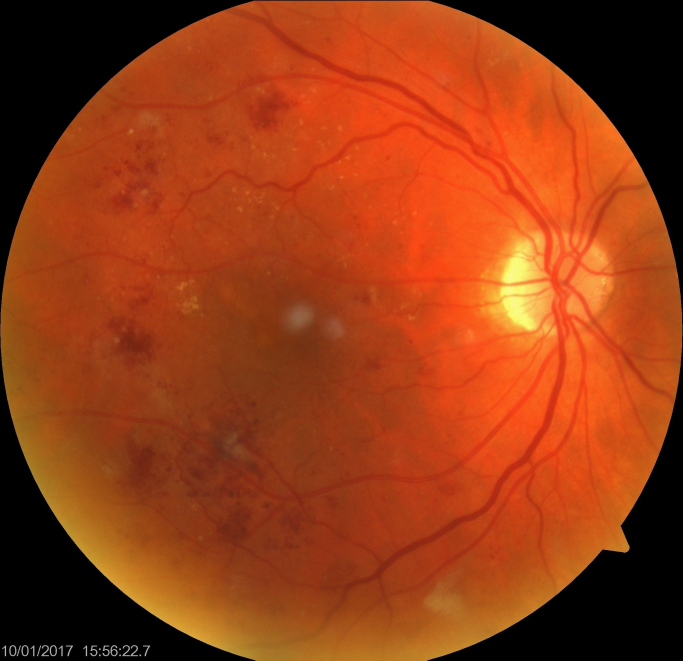
#> input picture IPPR_lab/eye.jpg, 2048 x 1982 px (shown at 1/3 size); the run also reads 1 picture not shown here
$ jupyter execute --allow-errors IPPR.ipynb
#> lines starting #> are read from the running program, lines starting #| are printed output that depends on the picture
# LAB 1

[cell 1]
import cv2
import matplotlib.pyplot as plt

[cell 2]
image = cv2.imread("eye.jpg")
#> image is the input picture: shape (1982, 2048, 3); mean B, G, R 20.9, 60.4, 149.9

[cell 3]
# image = cv2.resize(image,(150,150))

[cell 4]
image1 = cv2.resize(image,(224,224))

[cell 5]
image2 = cv2.cvtColor(image1,cv2.COLOR_BGR2RGB)

[cell 6]
plt.imshow(image2)

[cell 7]
lab = cv2.cvtColor(image2,cv2.COLOR_RGB2LAB)
#> lab: shape (224, 224, 3); mean of channels 0, 1, 2 95.6, 161.8, 167.3
l,a,b = cv2.split(lab)
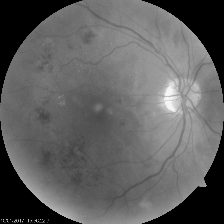
#> l: shape (224, 224); min 0, max 246, mean 95.6
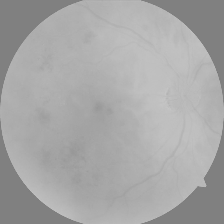
#> b: shape (224, 224); min 119, max 197, mean 167.3

[cell 8]
flatten = a.flatten()

plt.hist(flatten,50,[0,255],color="b")
plt.show()
#> figure, not shown here; tallest bar 9665 high, from x = 127.5 to 132.6

[cell 9]
#hisogram equalization
histogram = cv2.equalizeHist(l)
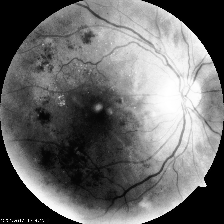
#> histogram: shape (224, 224); min 0, max 255, mean 106
plt.hist(histogram.flatten(),40,[0,255],color="g")
plt.show()
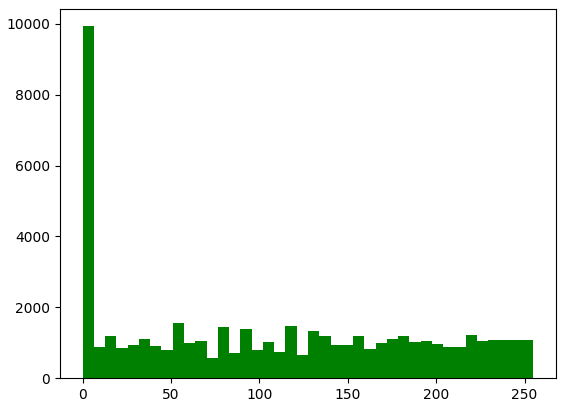
#> figure drawn by matplotlib, 1 panel; tallest bar 9931 high, from x = 0 to 6.38

[cell 10]
import numpy as np

[cell 11]
np.unique(histogram.flatten())
#> Out = 98 values from 0 to 255

[cell 12]
merge1 = cv2.merge((histogram,a,b))
#> merge1: shape (224, 224, 3); mean of channels 0, 1, 2 106, 161.8, 167.3
final_img = cv2.cvtColor(merge1,cv2.COLOR_LAB2RGB)
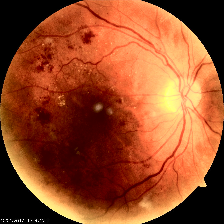
#> final_img: shape (224, 224, 3); mean R, G, B 149.4, 73.4, 38

plt.figure(figsize=(10,10))
plt.subplot(1,2,1)
plt.imshow(image2)

plt.subplot(1,2,2)
plt.imshow(final_img)

[cell 13]
clahe = cv2.createCLAHE(clipLimit=7.0,tileGridSize=((4,4)))
cl = clahe.apply(l)
plt.hist(cl.flatten(),25,[0,255],color="r")
plt.show()
#> figure, not shown here; tallest bar 9114 high, from x = 0 to 10.2

[cell 14]
merge2 = cv2.merge((cl,a,b))
#> merge2: shape (224, 224, 3); mean of channels 0, 1, 2 108.1, 161.8, 167.3
final_img2 = cv2.cvtColor(merge2,cv2.COLOR_LAB2RGB)

plt.figure(figsize=(10,10))
plt.subplot(1,3,1)
plt.imshow(image2)
plt.title("Original Image")

plt.subplot(1,3,2)
plt.imshow(final_img)
plt.title("Histogram equalization")

plt.subplot(1,3,3)
plt.imshow(final_img2)
plt.title("Clahe equalization")

[cell 15]
def contrastEql(img_file):
#> called with img_file = 'brain.jpg'
    img = cv2.imread(img_file)
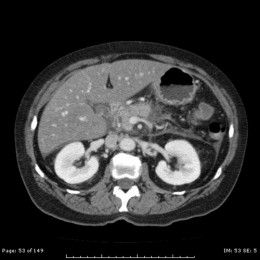
#> input picture IPPR_lab/brain.jpg, 260 x 260 px
#> img is the input picture: shape (260, 260, 3); min 0, max 255, mean 53.1
    img = cv2.cvtColor(img,cv2.COLOR_BGR2RGB)
    lab = cv2.cvtColor(img,cv2.COLOR_RGB2LAB)
#> lab: shape (260, 260, 3); mean of channels 0, 1, 2 55.6, 128, 128
    l,a,b = cv2.split(lab)
#> l: shape (260, 260)
#> a: shape (260, 260); every value is 128

    #hisogram equalization
    histogram = cv2.equalizeHist(l)
#> histogram: shape (260, 260)
    merge1 = cv2.merge((histogram,a,b))
#> merge1: shape (260, 260, 3); mean of channels 0, 1, 2 75.5, 128, 128
    final_img1 = cv2.cvtColor(merge1,cv2.COLOR_LAB2RGB)

    #clahe method
    clahe = cv2.createCLAHE(clipLimit=7.0,tileGridSize=((4,4)))
    cl = clahe.apply(l)
#> cl: shape (260, 260)

    merge2 = cv2.merge((cl,a,b))
#> merge2: shape (260, 260, 3); mean of channels 0, 1, 2 69.9, 128, 128
    final_img2 = cv2.cvtColor(merge2,cv2.COLOR_LAB2RGB)
#> final_img2: shape (260, 260, 3)

    plt.figure(figsize=(10,10))

    plt.subplot(1,3,1)
    plt.imshow(img)
    plt.title("Original Image")

    plt.subplot(1,3,2)
    plt.imshow(final_img1)
    plt.title("Histogram equalization")

    plt.subplot(1,3,3)
    plt.imshow(final_img2)
    plt.title("Clahe equalization")

[cell 16]
contrastEql("brain.jpg")

[cell 17]
contrastEql("brain2.jpg")
#> call 2 of contrastEql, with img_file = 'brain2.jpg'
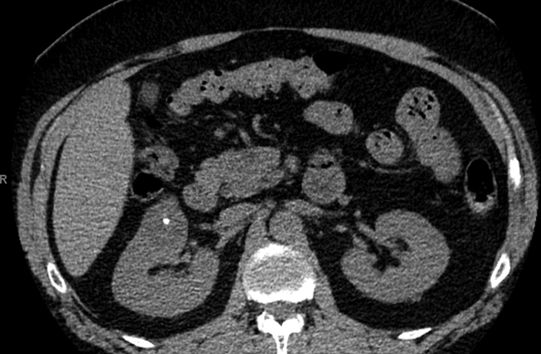
#> input picture IPPR_lab/brain2.jpg, 541 x 354 px
#> in contrastEql, img is the input picture: shape (354, 541, 3); min 0, max 255, mean 54.7
#> in contrastEql (call 2), `lab = cv2.cvtColor(img,cv2.COLOR_RGB2LAB)`: lab: shape (354, 541, 3); mean of channels 0, 1, 2 57.1, 128, 128
#> in contrastEql (call 2), `l,a,b = cv2.split(lab)`: a: shape (354, 541); every value is 128
#> in contrastEql (call 2), `merge1 = cv2.merge((histogram,a,b))`: merge1: shape (354, 541, 3); mean of channels 0, 1, 2 111.2, 128, 128
#> in contrastEql (call 2), `cl = clahe.apply(l)`:
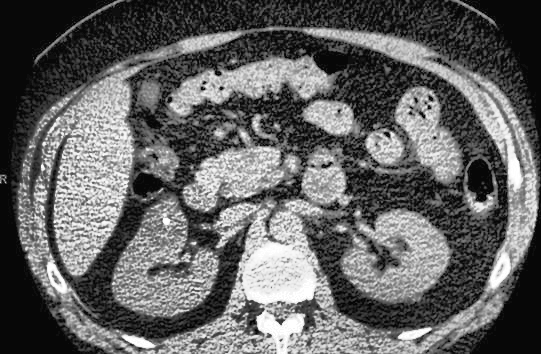
#> cl: shape (354, 541); min 2, max 255, mean 98.5
#> in contrastEql (call 2), `merge2 = cv2.merge((cl,a,b))`: merge2: shape (354, 541, 3); mean of channels 0, 1, 2 98.5, 128, 128

# LAB 2

## Low Pass Filters

[cell 18]
med_blur = cv2.medianBlur(final_img2,5)

plt.subplot(1,2,1)
plt.imshow(final_img2)
plt.title("Before blur")
plt.axis("off")

plt.subplot(1,2,2)
plt.imshow(med_blur)
plt.title("Median blur")
plt.axis("off")

[cell 19]
mean_blur = cv2.blur(final_img2,(3,3))
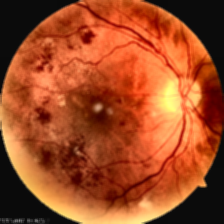
#> mean_blur: shape (224, 224, 3); mean R, G, B 159.4, 74.2, 36.1

plt.subplot(1,2,1)
plt.imshow(final_img2)
plt.title("Before blur")
plt.axis("off")

plt.subplot(1,2,2)
plt.imshow(mean_blur)
plt.title("Mean blur")
plt.axis("off")

[cell 20]
back_ground = cv2.medianBlur(final_img2,57)
mask = cv2.addWeighted(med_blur,1,back_ground,-1,255)
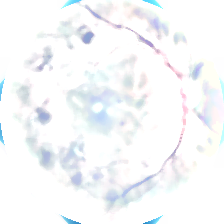
#> mask: shape (224, 224, 3); mean R, G, B 246.6, 248.3, 250.2

plt.subplot(1,2,1)
plt.imshow(final_img2)
plt.title("Before blend")
plt.axis("off")

plt.subplot(1,2,2)
plt.imshow(mask)
plt.title("After blend")
plt.axis("off")

[cell 21]
plt.subplot(1,2,1)
plt.imshow(med_blur)
plt.axis("off")
plt.title("Median Blur")

plt.subplot(1,2,2)
plt.imshow(mean_blur)
plt.title("Mean Blur")
plt.axis("off")
